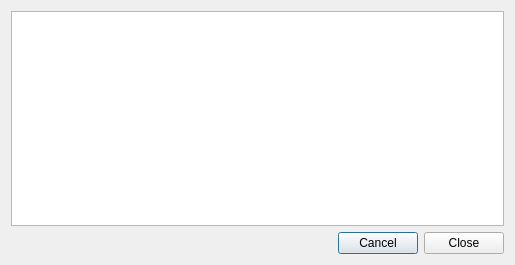
<?xml version="1.0" encoding="UTF-8"?>
<ui version="4.0">
 <class>ApplyDialog</class>
 <widget class="QDialog" name="ApplyDialog">
  <property name="geometry">
   <rect>
    <x>0</x>
    <y>0</y>
    <width>515</width>
    <height>265</height>
   </rect>
  </property>
  <property name="windowTitle">
   <string>Processing...</string>
  </property>
  <property name="windowIcon">
   <iconset resource="msm.qrc">
    <normaloff>:/images/resources/settings.png</normaloff>:/images/resources/settings.png</iconset>
  </property>
  <layout class="QVBoxLayout" name="verticalLayout">
   <item>
    <widget class="QTextEdit" name="textEdit">
     <property name="readOnly">
      <bool>true</bool>
     </property>
    </widget>
   </item>
   <item>
    <layout class="QHBoxLayout" name="horizontalLayout">
     <item>
      <spacer name="horizontalSpacer">
       <property name="orientation">
        <enum>Qt::Horizontal</enum>
       </property>
       <property name="sizeHint" stdset="0">
        <size>
         <width>40</width>
         <height>20</height>
        </size>
       </property>
      </spacer>
     </item>
     <item>
      <widget class="QPushButton" name="buttonCancel">
       <property name="text">
        <string>Cancel</string>
       </property>
      </widget>
     </item>
     <item>
      <widget class="QPushButton" name="buttonClose">
       <property name="text">
        <string>Close</string>
       </property>
      </widget>
     </item>
    </layout>
   </item>
  </layout>
 </widget>
 <resources>
  <include location="msm.qrc"/>
 </resources>
 <connections/>
</ui>
